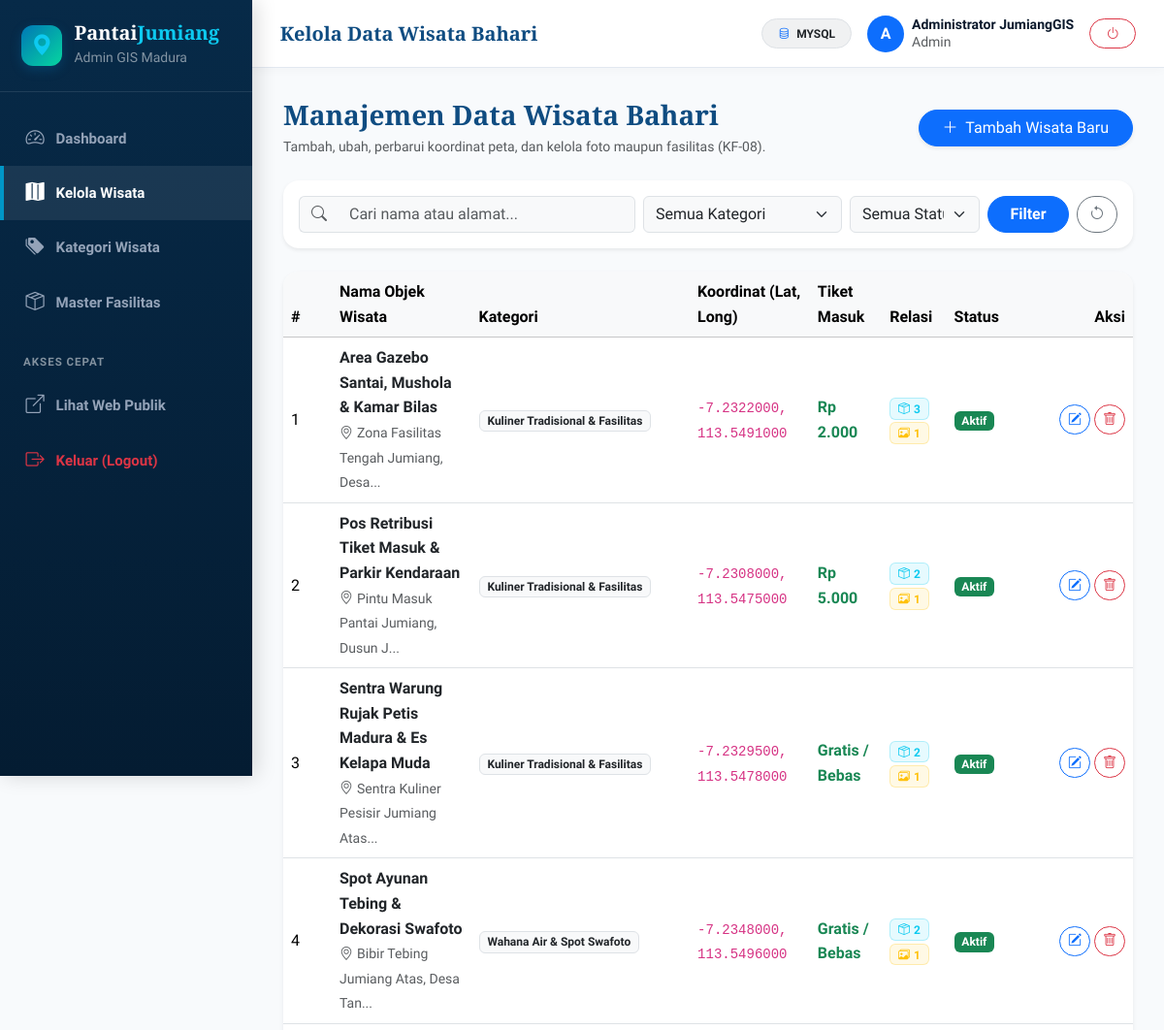
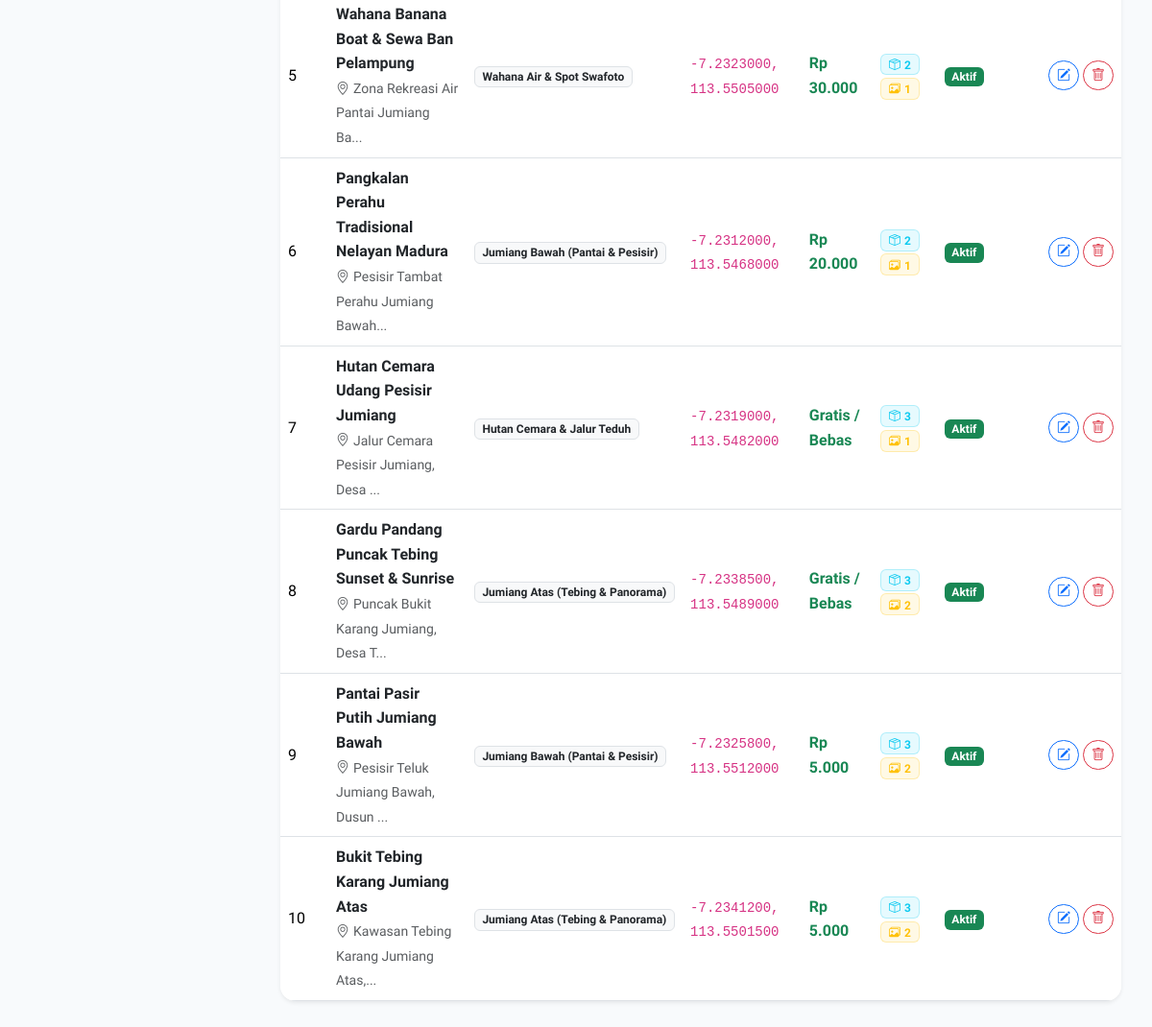
Screenshot of /admin/wisata.php (signed in) with the database file from the repository (2 pictures, top to bottom).
### tables this page shows
CREATE TABLE `wisata` (
  `id_wisata` INT AUTO_INCREMENT PRIMARY KEY,
  `id_kategori` INT NOT NULL,
  `nama_wisata` VARCHAR(150) NOT NULL,
  `deskripsi` TEXT NOT NULL,
  `alamat` TEXT NOT NULL,
  `latitude` DECIMAL(10,7) NOT NULL,
  `longitude` DECIMAL(10,7) NOT NULL,
  `harga_tiket` DECIMAL(12,2) DEFAULT 0.00,
  `jam_operasional` VARCHAR(100) DEFAULT '08:00 - 17:00 WIB',
  `status` ENUM('aktif', 'draft', 'nonaktif') DEFAULT 'aktif',
  `id_user` INT NOT NULL,
  `created_at` DATETIME DEFAULT CURRENT_TIMESTAMP,
  CONSTRAINT `fk_wisata_kategori` FOREIGN KEY (`id_kategori`) REFERENCES `kategori_wisata` (`id_kategori`) ON DELETE RESTRICT ON UPDATE CASCADE,
  CONSTRAINT `fk_wisata_user` FOREIGN KEY (`id_user`) REFERENCES `users` (`id_user`) ON DELETE RESTRICT ON UPDATE CASCADE
);

CREATE TABLE `kategori_wisata` (
  `id_kategori` INT AUTO_INCREMENT PRIMARY KEY,
  `nama_kategori` VARCHAR(100) NOT NULL,
  `deskripsi` TEXT NULL
);

### config/db.php (called while the page is built, shortened)
<?php
function formatRupiah(float|int $amount): string {
    if ($amount <= 0) return 'Gratis / Bebas';
    return 'Rp ' . number_format($amount, 0, ',', '.');
}

### admin/wisata.php (the view, shortened to what this page needs)
<?php
require_once __DIR__ . '/../config/db.php';
$db = getDB();
$search = trim($_GET['search'] ?? '');
$sql = "
    SELECT w.*, k.nama_kategori,
        (SELECT COUNT(*) FROM wisata_fasilitas wf WHERE wf.id_wisata = w.id_wisata) AS total_fasilitas,
        (SELECT COUNT(*) FROM foto_wisata fw WHERE fw.id_wisata = w.id_wisata) AS total_foto
    FROM wisata w
    JOIN kategori_wisata k ON w.id_kategori = k.id_kategori
    WHERE 1=1
";
$params = [];
$sql .= " ORDER BY w.id_wisata DESC";
$stmt = $db->prepare($sql);
$stmt->execute($params);
$wisataList = $stmt->fetchAll();
include __DIR__ . '/../includes/admin_header.php';
?>
<div class="d-flex justify-content-between align-items-center mb-4 flex-wrap gap-2">
    <div>
        <h3 class="font-serif fw-bold text-ocean-primary mb-1">Manajemen Data Wisata Bahari</h3>
        <p class="text-muted small mb-0">Tambah, ubah, perbarui koordinat peta, dan kelola foto maupun fasilitas (KF-08).</p>
    </div>
    <button type="button" class="btn btn-primary rounded-pill px-4 shadow-sm" onclick="window.openAddWisataModal()">
        <i class="bi bi-plus-lg me-1"></i> Tambah Wisata Baru
    </button>
</div>
<div class="card border-0 shadow-sm rounded-4 p-3 mb-4">
    <form method="GET" action="wisata.php" class="row g-2 align-items-center">
        <div class="col-md-5">
            <div class="input-group">
                <span class="input-group-text bg-light border-end-0"><i class="bi bi-search text-muted"></i></span>
                <input type="text" name="search" class="form-control border-start-0 bg-light"
                       placeholder="Cari nama atau alamat..." value="<?= htmlspecialchars($search) ?>">
            </div>
        </div>
        <div class="col-md-3">
            <select name="kategori" class="form-select bg-light">
                <option value="0">Semua Kategori</option>
            </select>
        </div>
        <div class="col-md-2">
            <select name="status" class="form-select bg-light">
                <option value="">Semua Status</option>
            </select>
        </div>
        <div class="col-md-2 d-flex gap-2">
            <button type="submit" class="btn btn-primary rounded-pill w-100 fw-semibold">Filter</button>
            <a href="wisata.php" class="btn btn-outline-secondary rounded-pill" title="Reset"><i class="bi bi-arrow-counterclockwise"></i></a>
        </div>
    </form>
</div>
<div class="card border-0 shadow-sm rounded-4 overflow-hidden">
    <div class="table-responsive">
        <table class="table table-hover align-middle mb-0">
            <thead class="table-light">
                <tr>
                    <th style="width: 50px;">#</th>
                    <th>Nama Objek Wisata</th>
                    <th>Kategori</th>
                    <th>Koordinat (Lat, Long)</th>
                    <th>Tiket Masuk</th>
                    <th>Relasi</th>
                    <th>Status</th>
                    <th class="text-end" style="width: 130px;">Aksi</th>
                </tr>
            </thead>
            <tbody>
                <?php if (empty($wisataList)): ?>
                    <tr>
                        <td colspan="8" class="text-center py-5 text-muted">
                            <i class="bi bi-inbox fs-2 d-block mb-2 text-muted"></i>
                            Tidak ada data wisata bahari yang ditemukan.
                        </td>
                    </tr>
                <?php else: ?>
                    <?php foreach ($wisataList as $idx => $w): ?>
                        <tr>
                            <td><?= $idx + 1 ?></td>
                            <td>
                                <div class="fw-bold text-dark"><?= htmlspecialchars($w['nama_wisata']) ?></div>
                                <small class="text-muted"><i class="bi bi-geo-alt me-1"></i><?= htmlspecialchars(mb_strimwidth($w['alamat'], 0, 38, '...')) ?></small>
                            </td>
                            <td>
                                <span class="badge bg-light text-dark border"><?= htmlspecialchars($w['nama_kategori']) ?></span>
                            </td>
                            <td>
                                <code><?= $w['latitude'] ?>, <?= $w['longitude'] ?></code>
                            </td>
                            <td>
                                <span class="fw-semibold text-success"><?= formatRupiah((float)$w['harga_tiket']) ?></span>
                            </td>
                            <td>
                                <span class="badge bg-info bg-opacity-10 text-info border border-info border-opacity-25" title="Total Fasilitas Terhubung">
                                    <i class="bi bi-box-seam me-1"></i><?= $w['total_fasilitas'] ?>
                                </span>
                                <span class="badge bg-warning bg-opacity-10 text-warning border border-warning border-opacity-25" title="Total Foto Galeri">
                                    <i class="bi bi-images me-1"></i><?= $w['total_foto'] ?>
                                </span>
                            </td>
                            <td>
                                <span class="badge <?= $w['status'] === 'aktif' ? 'bg-success' : ($w['status'] === 'draft' ? 'bg-warning text-dark' : 'bg-secondary') ?>">
                                    <?= htmlspecialchars(ucfirst($w['status'])) ?>
                                </span>
                            </td>
                            <td class="text-end">
                                <button type="button" onclick="window.editWisata(<?= $w['id_wisata'] ?>)" class="btn btn-sm btn-outline-primary rounded-pill px-2" title="Edit Wisata">
                                    <i class="bi bi-pencil-square"></i>
                                </button>
                                <button type="button" onclick="window.deleteWisata(<?= $w['id_wisata'] ?>, '<?= htmlspecialchars(addslashes($w['nama_wisata'])) ?>')" class="btn btn-sm btn-outline-danger rounded-pill px-2" title="Hapus Wisata">
                                    <i class="bi bi-trash"></i>
                                </button>
                            </td>
                        </tr>
                    <?php endforeach; ?>
                <?php endif; ?>
            </tbody>
        </table>
    </div>
</div>
<?php include __DIR__ . '/../includes/admin_footer.php'; ?>

### rows the page displays
wisata: nama_wisata "Area Gazebo Santai, Mushola & Kamar Bilas", alamat "Zona Fasilitas Tengah Jumiang, Desa...", id_kategori.nama_kategori "Kuliner Tradisional & Fasilitas", latitude "-7.2322000", longitude "113.5491000", harga_tiket "Rp 2.000", total_fasilitas "3", total_foto "1", status "Aktif"
wisata: nama_wisata "Pos Retribusi Tiket Masuk & Parkir Kendaraan", alamat "Pintu Masuk Pantai Jumiang, Dusun J...", id_kategori.nama_kategori "Kuliner Tradisional & Fasilitas", latitude "-7.2308000", longitude "113.5475000", harga_tiket "Rp 5.000", total_fasilitas "2", total_foto "1", status "Aktif"
wisata: nama_wisata "Sentra Warung Rujak Petis Madura & Es Kelapa Muda", alamat "Sentra Kuliner Pesisir Jumiang Atas...", id_kategori.nama_kategori "Kuliner Tradisional & Fasilitas", latitude "-7.2329500", longitude "113.5478000", harga_tiket "Gratis / Bebas", total_fasilitas "2", total_foto "1", status "Aktif"
wisata: nama_wisata "Spot Ayunan Tebing & Dekorasi Swafoto", alamat "Bibir Tebing Jumiang Atas, Desa Tan...", id_kategori.nama_kategori "Wahana Air & Spot Swafoto", latitude "-7.2348000", longitude "113.5496000", harga_tiket "Gratis / Bebas", total_fasilitas "2", total_foto "1", status "Aktif"
wisata: nama_wisata "Wahana Banana Boat & Sewa Ban Pelampung", alamat "Zona Rekreasi Air Pantai Jumiang Ba...", id_kategori.nama_kategori "Wahana Air & Spot Swafoto", latitude "-7.2323000", longitude "113.5505000", harga_tiket "Rp 30.000", total_fasilitas "2", total_foto "1", status "Aktif"
wisata: nama_wisata "Pangkalan Perahu Tradisional Nelayan Madura", alamat "Pesisir Tambat Perahu Jumiang Bawah...", id_kategori.nama_kategori "Jumiang Bawah (Pantai & Pesisir)", latitude "-7.2312000", longitude "113.5468000", harga_tiket "Rp 20.000", total_fasilitas "2", total_foto "1", status "Aktif"
wisata: nama_wisata "Hutan Cemara Udang Pesisir Jumiang", alamat "Jalur Cemara Pesisir Jumiang, Desa ...", id_kategori.nama_kategori "Hutan Cemara & Jalur Teduh", latitude "-7.2319000", longitude "113.5482000", harga_tiket "Gratis / Bebas", total_fasilitas "3", total_foto "1", status "Aktif"
wisata: nama_wisata "Gardu Pandang Puncak Tebing Sunset & Sunrise", alamat "Puncak Bukit Karang Jumiang, Desa T...", id_kategori.nama_kategori "Jumiang Atas (Tebing & Panorama)", latitude "-7.2338500", longitude "113.5489000", harga_tiket "Gratis / Bebas", total_fasilitas "3", total_foto "2", status "Aktif"
wisata: nama_wisata "Pantai Pasir Putih Jumiang Bawah", alamat "Pesisir Teluk Jumiang Bawah, Dusun ...", id_kategori.nama_kategori "Jumiang Bawah (Pantai & Pesisir)", latitude "-7.2325800", longitude "113.5512000", harga_tiket "Rp 5.000", total_fasilitas "3", total_foto "2", status "Aktif"
wisata: nama_wisata "Bukit Tebing Karang Jumiang Atas", alamat "Kawasan Tebing Karang Jumiang Atas,...", id_kategori.nama_kategori "Jumiang Atas (Tebing & Panorama)", latitude "-7.2341200", longitude "113.5501500", harga_tiket "Rp 5.000", total_fasilitas "3", total_foto "2", status "Aktif"

### other values shown
$pageTitle "Kelola Data Wisata Bahari"
getDBDriver() "MYSQL"
substr($userName, 0, 1) "A"
$userName "Administrator JumiangGIS"
$userRole "Admin"
